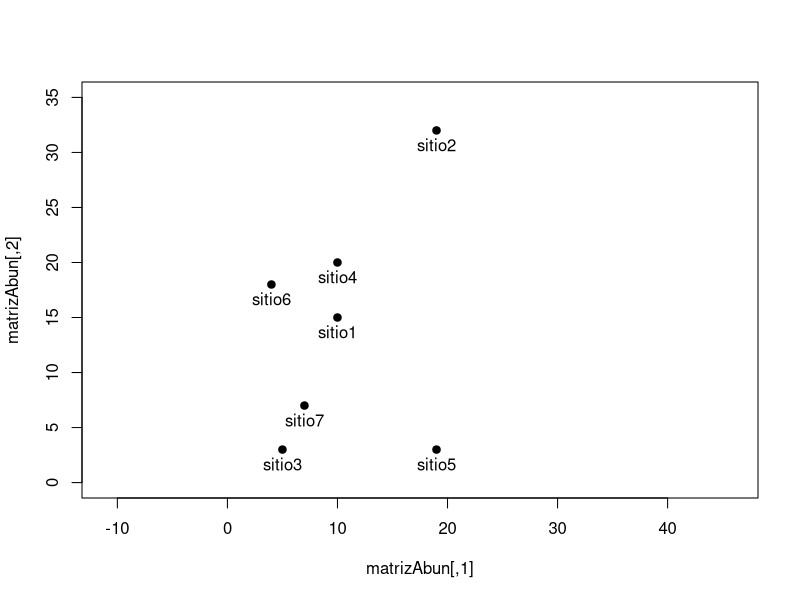
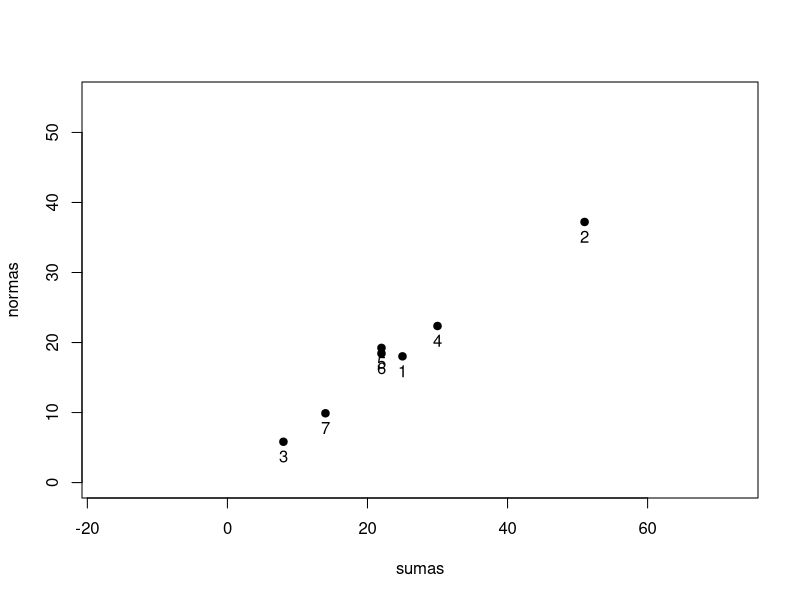
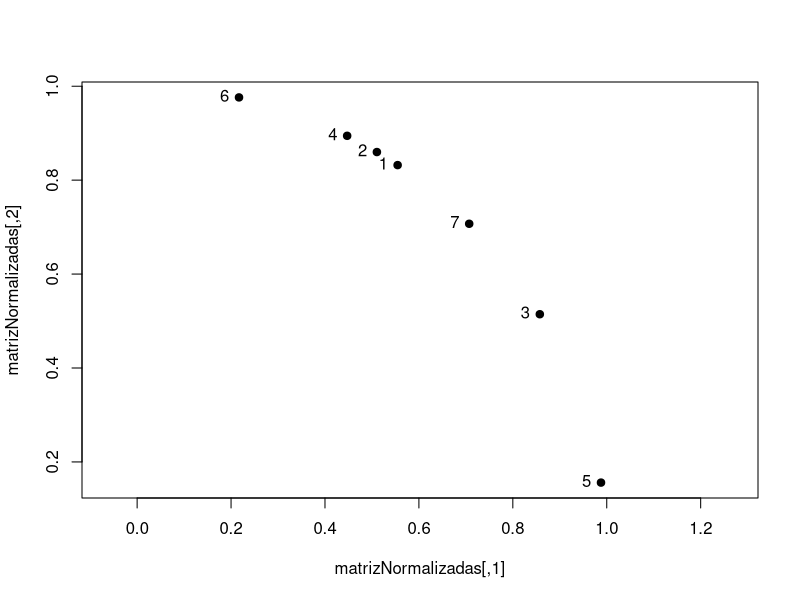
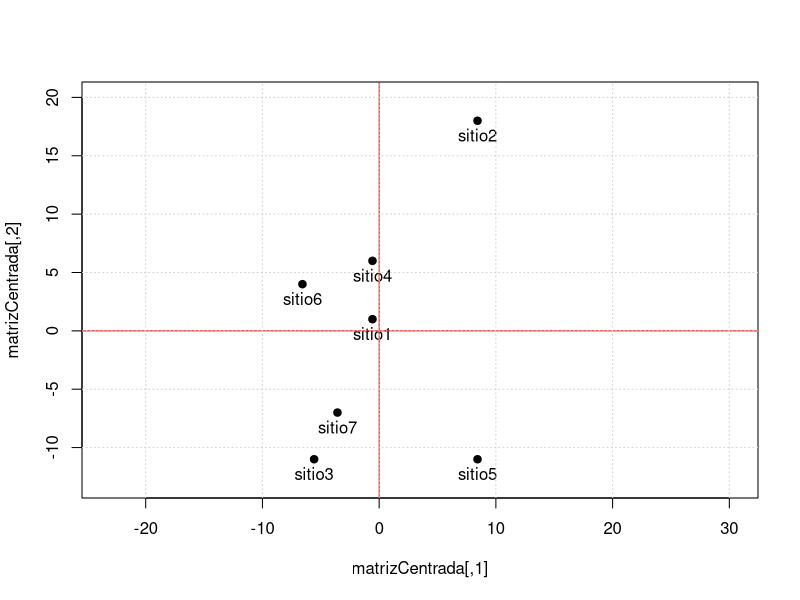
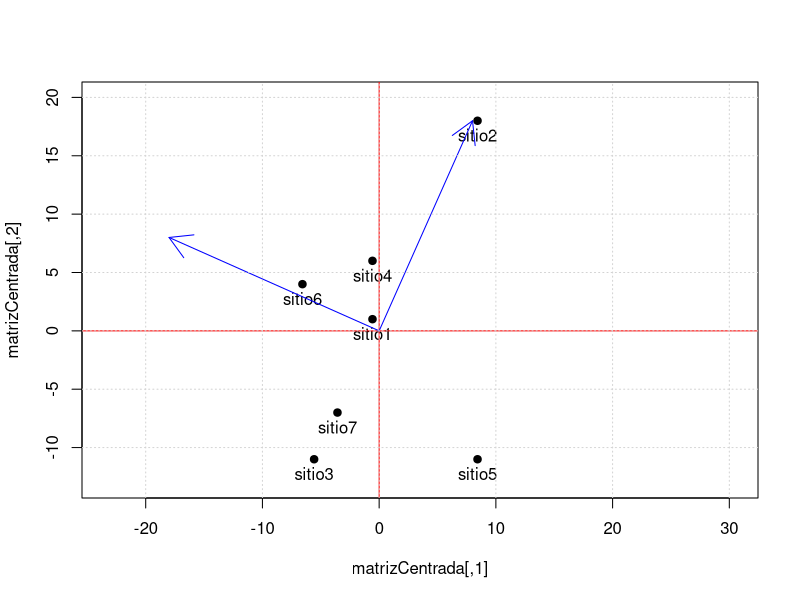
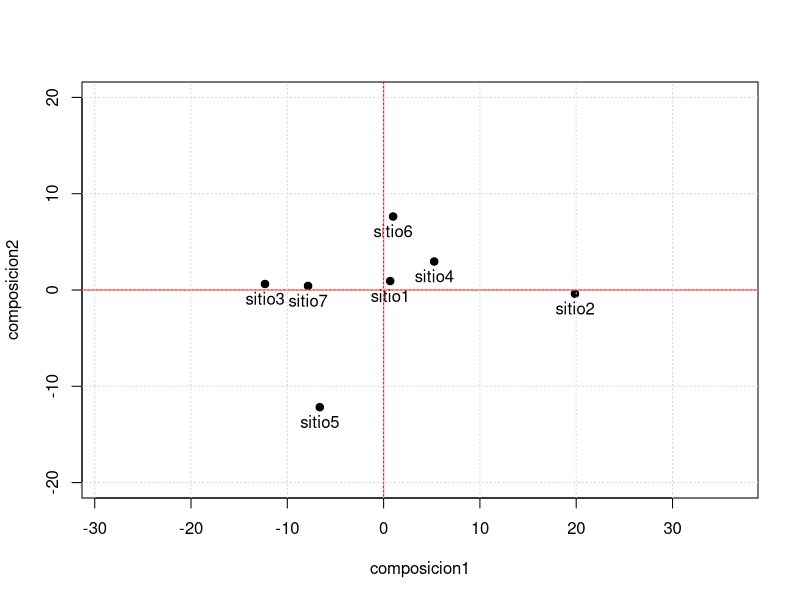
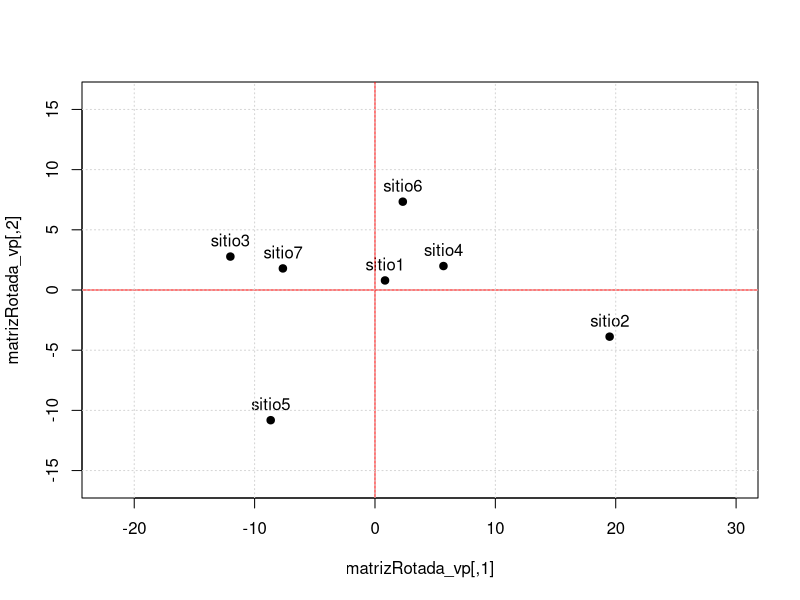

R code for these plots, in order:
## ---- chunk 1
sitio1 <- c(10, 15)
sitio2 <- c(19, 32)
sitio3 <- c( 5,  3)
sitio4 <- c(10, 20)
sitio5 <- c(19,  3)
sitio6 <- c( 4, 18)
sitio7 <- c( 7,  7)
## ---- chunk 2
matrizAbun <- rbind(sitio1,sitio2,sitio3,sitio4,sitio5,sitio6,sitio7)
matrizAbun
## ---- chunk 3
plot(matrizAbun, xlim = c(0, 35), ylim = c(0, 35), asp = 1, pch = 19)
text(matrizAbun, labels = row.names(matrizAbun), pos = 1)
## ---- chunk 4
nsitio1 <- sqrt(sum(sitio1 ^ 2))
nsitio1
nsitio2 <- sqrt(sum(sitio2 ^ 2))
nsitio2
## ---- chunk 5
normas <- sqrt(rowSums(matrizAbun ^ 2))
normas
## ---- chunk 6
sumas <- rowSums(matrizAbun)
sumas
## ---- chunk 7
plot(sumas,normas,
     asp = 1, xlim = c(0, 55), ylim = c(0, 55), pch =19)
text(sumas,normas, labels = 1:nrow(matrizAbun), pos = 1)
## ---- chunk 8
matrizNormalizadas <- matrizAbun/normas
## ---- chunk 9

plot(matrizNormalizadas, asp = 1, pch = 19)
text(matrizNormalizadas, labels = 1:nrow(matrizAbun), pos = 2)

## ---- chunk 10
colMeans(matrizAbun)
matrizCentrada <- t(t(matrizAbun) - colMeans(matrizAbun))
matrizCentrada
## ---- chunk 11
plot(matrizCentrada,xlim = c(-13, 20), ylim = c(-13, 20), asp = 1, pch = 19)
text(matrizCentrada, labels = row.names(matrizAbun), pos = 1)
abline(h = 0, col = "red")
abline(v = 0, col = "red")
grid()
## ---- chunk 12
matrizAbun
var(matrizAbun)

matrizCentrada
var(matrizCentrada)
## ---- chunk 13
composicion1 <- c(8, 18)
composicion2 <- c(-18, 8)

## Producto punto de dos vectores
composicion1%*%composicion2
## Matriz con los vectores de referencia
composicion <- rbind(composicion1, composicion2)
## ---- chunk 14

plot(matrizCentrada,xlim = c(-13, 20), ylim = c(-13, 20), asp = 1, pch = 19)
text(matrizCentrada, labels = row.names(matrizAbun), pos = 1)
abline(h = 0, col = "red")
abline(v = 0, col = "red")
arrows(0, 0, composicion1[1], composicion1[2], col = "blue")
arrows(0, 0, composicion2[1], composicion2[2], col = "blue")
grid()
## ---- chunk 15

compoUnidad <- composicion / sqrt(rowSums(composicion ^ 2))

matrizProyectada <- matrizCentrada %*% t(compoUnidad)

plot(matrizProyectada, asp = 1, pch = 19, ylim = c(-20, 20))
text(matrizProyectada, labels = row.names(matrizAbun), pos = 1)
abline(h = 0, col = "red")
abline(v = 0, col = "red")
grid()

var(matrizProyectada)
## ---- chunk 16
m_vc <- var(matrizCentrada)
vp1 <- eigen(m_vc)
vp1

(matrizRotada_vp <- matrizCentrada%*%vp1$vectors)

plot(matrizRotada_vp, asp = 1, pch = 19, ylim = c(-16, 16))
text(matrizRotada_vp, labels = row.names(matrizAbun), pos = 3)
abline(h=0, col = "red")
abline(v=0, col = "red")
grid()

round(var(matrizRotada_vp), 3)

